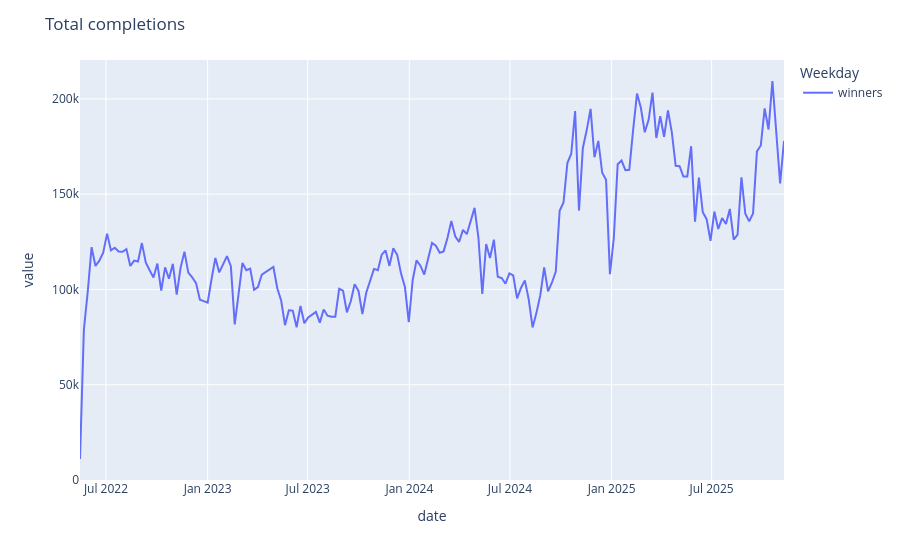

The code cell stored with this chart in its notebook:
### Code cell
df.index = pd.to_datetime(df.index)
fig = df["winners"].resample("W").sum().plot(y=["winners"], backend="plotly")
fig.update_layout(
    title="Total completions",
    legend_title_text="Weekday",
)

### Figure 1 — Plotly figure (JSON) as saved in the notebook; plotly's stock layout.template omitted (floating-point values rounded to 4 significant figures; data arrays with more than 128 entries replaced by an {"elided": "..."} marker saying what was removed)
{"data": [{"hovertemplate": "variable=winners<br>date=%{x}<br>value=%{y}<extra></extra>", "legendgroup": "winners", "line": {"color": "#636efa", "dash": "solid"}, "marker": {"symbol": "circle"}, "mode": "lines", "name": "winners", "orientation": "v", "showlegend": true, "x": {"elided": "183 str values"}, "xaxis": "x", "y": {"elided": "183 int values"}, "yaxis": "y", "type": "scatter"}], "layout": {"xaxis": {"anchor": "y", "domain": [0.0, 1.0], "title": {"text": "date"}}, "yaxis": {"anchor": "x", "domain": [0.0, 1.0], "title": {"text": "value"}}, "legend": {"title": {"text": "Weekday"}, "tracegroupgap": 0}, "margin": {"t": 60}, "title": {"text": "Total completions"}}}
